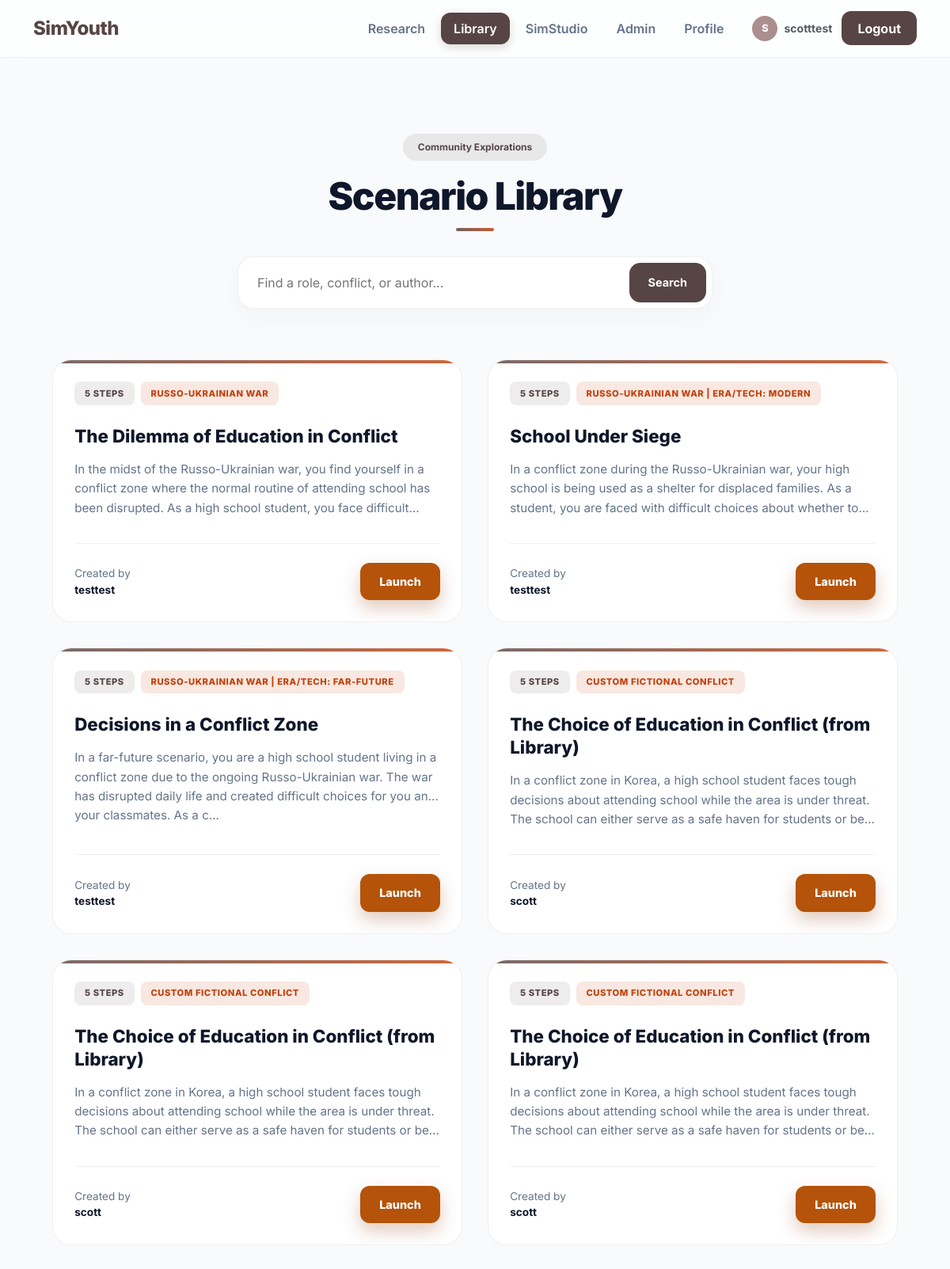
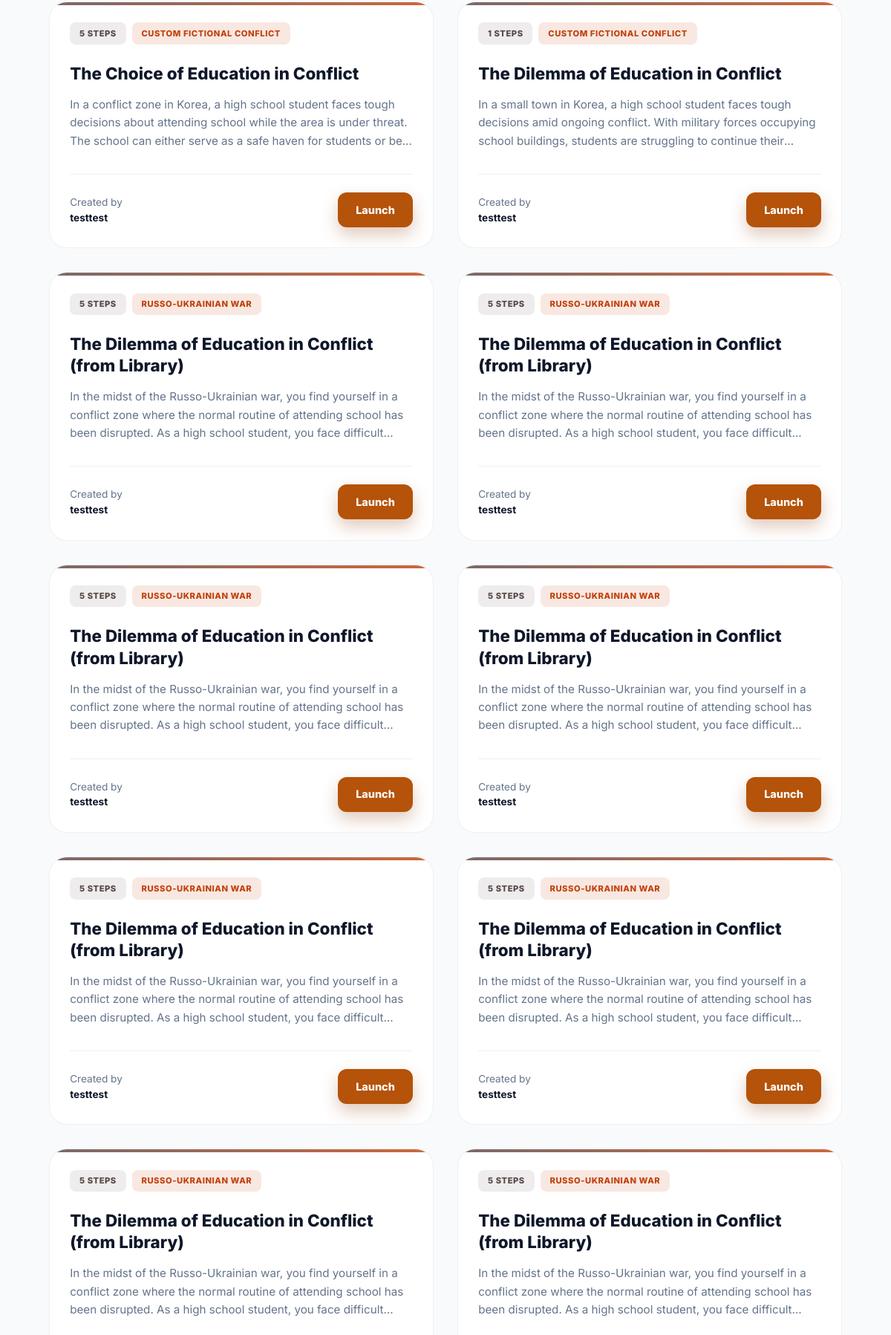
/library (signed in, upper part), run on the app's committed database (2 pictures, top to bottom).
### tables this page shows
CREATE TABLE RunSequences(
        run_id INTEGER PRIMARY KEY,
        sequence_json TEXT NOT NULL,
        created_at TEXT DEFAULT CURRENT_TIMESTAMP,
        FOREIGN KEY(run_id) REFERENCES Runs(id)
    );

CREATE TABLE Runs(
        id INTEGER PRIMARY KEY AUTOINCREMENT,
        username TEXT NOT NULL,
        run_type TEXT NOT NULL,   -- 'static' or 'gpt'
        sid TEXT,                 -- 'A'/'B'/'C'/'D' for static; 'G' for GPT
        title TEXT,
        total_steps INTEGER,
        started_at TEXT,
        finished_at TEXT,
        prefs_json TEXT, gpt_resolution_json TEXT, gpt_resolution_updated_at TEXT, scenario_key TEXT, research_group TEXT, group_label TEXT,
        FOREIGN KEY(username) REFERENCES Users(username)
    );

### app.py (the view)
@app.route("/library", methods=["GET"])
@login_required
def library():
    q = (request.args.get("q") or "").strip()
    scenarios = _get_public_gpt_scenarios(limit=80, q=q, exclude_username=None)
    return render_template("library.html", scenarios=scenarios, q=q)

### app.py (called while the page is built)
@app.context_processor
def inject_safe_url():
    def safe_url(endpoint, **values):
        try:
            return url_for(endpoint, **values)
        except Exception:
            return None
    return dict(safe_url=safe_url)

def get_db():
    conn = sqlite3.connect(DB_PATH)
    conn.row_factory = sqlite3.Row
    return conn

def login_required(view_func):
    @wraps(view_func)
    def wrapper(*args, **kwargs):
        if not session.get("username"):
            flash("Please log in to access this page.", "warning")
            return redirect(url_for("login"))
        return view_func(*args, **kwargs)
    return wrapper

def _safe_json_loads(s: Optional[str], default):
    try:
        return json.loads(s) if s else default
    except Exception:
        return default

def _iso_to_epoch(iso_text: Optional[str]) -> Optional[int]:
    if not iso_text:
        return None
    try:
        dt = datetime.fromisoformat(str(iso_text))
        if dt.tzinfo is None:
            dt = dt.replace(tzinfo=timezone.utc)
        return int(dt.timestamp())
    except Exception:
        return None

### templates/library.html (shortened to what this page needs)
{% extends "base.html" %}
{% block content %}
<div class="library-container">
  <header class="lib-header">
    <div class="badge-main" style="background: rgba(87, 69, 69, 0.1); color: var(--brand); font-weight: 700; padding: 0.5rem 1.2rem; border-radius: 999px; margin-bottom: 1rem; display: inline-block; font-size: 0.75rem;">Community Explorations</div>
    <h1>Scenario Library</h1>
    <form class="search-wrapper" method="GET" action="{{ url_for('library') }}">
      <input type="text" name="q" value="{{ q }}" class="search-input" placeholder="Find a role, conflict, or author...">
      <button type="submit" class="search-btn">Search</button>
    </form>
  </header>
  <div class="scenario-grid">
    {% if scenarios and scenarios|length > 0 %}
      {% for s in scenarios %}
      <article class="scenario-card">
        <div class="card-top">
          <div class="tag-group">
            <span class="tag tag-highlight">{{ s.steps_count }} Steps</span>
            {% if s.prefs and s.prefs.war %}
              <span class="tag tag-accent">{{ s.prefs.war }}</span>
            {% endif %}
          </div>
        </div>
        <h2 class="scenario-title">{{ s.title }}</h2>
        <p class="scenario-intro">{{ s.intro }}</p>
        <div class="card-footer">
          <div class="author-info">
            Created by <span class="author-name">{{ s.author }}</span>
          </div>
          <form method="POST" action="{{ url_for('library_try', source_run_id=s.run_id) }}">
            <button class="btn-try" type="submit">Launch</button>
          </form>
        </div>
      </article>
      {% endfor %}
    {% endif %}
  </div>
</div>
{% endblock %}

### templates/base.html (style rules this page uses)
:root { --ink:#1e293b; --muted:#64748b; --line:rgba(0,0,0,.08); --bg:#f8fafc; --brand:#574545; --brand-light:#ab8e8e; --glass:rgba(255,255,255,.8); --radius:12px; }
body { font-family:'Inter',sans-serif; background:var(--bg); color:var(--ink); min-height:100vh; -webkit-font-smoothing:antialiased; }

### templates/library.html (style rules this page uses)
:root { --brand: #574545; --brand-light: #ab8e8e; --accent: #c2410c; --launch: #b45309; --launch-dark: #92400e; --launch-ring: rgba(180,83,9,0.28); --ink: #0f172a; --muted: #64748b; --bg: #f8fafc; --line: rgba(0, 0, 0, 0.06); --glass: rgba(255, 255, 255, 0.7); --transition: all 0.3s cubic-bezier(0.4, 0, 0.2, 1); }
body { background-color: var(--bg); color: var(--ink); font-family: 'Inter', system-ui, sans-serif; }
.library-container { max-width: 1200px; margin: 0 auto; padding: 4rem 1.5rem; }
.lib-header { text-align: center; margin-bottom: 4rem; }
.lib-header h1 { font-weight: 850; font-size: clamp(2rem, 5vw, 3rem); letter-spacing: -0.03em; margin-bottom: 0.75rem; position: relative; }
.lib-header h1::after { content: ""; display: block; width: 48px; height: 4px; margin: 0.75rem auto 0; border-radius: 999px; background: linear-gradient(90deg, var(--brand), var(--accent)); opacity: 0.85; }
.search-wrapper { max-width: 600px; margin: 2rem auto 0; position: relative; }
.search-input { width: 100%; padding: 1.25rem 1.5rem; padding-right: 100px; border-radius: 20px; border: 1px solid var(--line); background: white; box-shadow: 0 10px 30px rgba(0,0,0,0.03); transition: var(--transition); font-size: 1rem; }
.search-btn { position: absolute; right: 8px; top: 8px; bottom: 8px; padding: 0 1.5rem; background: var(--brand); color: white; border: none; border-radius: 14px; font-weight: 700; font-size: 0.9rem; cursor: pointer; transition: var(--transition); }
.scenario-grid { display: grid; grid-template-columns: repeat(auto-fill, minmax(340px, 1fr)); gap: 2rem; }
.scenario-card { background: white; border: 1px solid var(--line); border-radius: 24px; padding: 1.7rem; display: flex; flex-direction: column; transition: var(--transition); position: relative; overflow: hidden; }
.scenario-card::before { content: ""; position: absolute; top: 0; left: 0; right: 0; height: 4px; background: linear-gradient(90deg, var(--brand), var(--accent)); opacity: 0.8; }
.card-top { display: flex; justify-content: space-between; align-items: flex-start; margin-bottom: 1.5rem; }
.tag-group { display: flex; gap: 0.5rem; flex-wrap: wrap; }
.tag { font-size: 0.7rem; font-weight: 800; text-transform: uppercase; letter-spacing: 0.05em; padding: 0.4rem 0.8rem; background: var(--bg); border-radius: 8px; color: var(--muted); }
.tag-highlight { background: rgba(87, 69, 69, 0.1); color: var(--brand); }
.tag-accent { background: rgba(194,65,12,0.12); color: var(--accent); }
.scenario-title { font-size: 1.4rem; font-weight: 800; line-height: 1.3; margin-bottom: 1rem; color: var(--ink); display: -webkit-box; -webkit-line-clamp: 2; -webkit-box-orient: vertical; overflow: hidden; }
.scenario-intro { font-size: 0.95rem; color: var(--muted); line-height: 1.6; margin-bottom: 2rem; flex-grow: 1; display: -webkit-box; -webkit-line-clamp: 3; -webkit-box-orient: vertical; overflow: hidden; }
.card-footer { display: flex; align-items: center; justify-content: space-between; padding-top: 1.5rem; border-top: 1px solid var(--line); }
.author-info { font-size: 0.85rem; color: var(--muted); }
.author-name { display: block; color: var(--ink); font-weight: 700; }
.btn-try { background: var(--launch); color: white; border: none; padding: 0.8rem 1.5rem; border-radius: 12px; font-weight: 800; font-size: 0.9rem; text-decoration: none; transition: var(--transition); box-shadow: 0 10px 22px rgba(146,64,14,0.28); }

### data on the page
RunSequences: steps_count "5", prefs.war "RUSSO-UKRAINIAN WAR", title "The Dilemma of Education in Conflict", intro "In the midst of the Russo-Ukrainian war, you find yourself in a conflict zone where the normal routine of attending school has been disrupted. As a high school student, you face…", author "testtest"
RunSequences: steps_count "5", prefs.war "RUSSO-UKRAINIAN WAR | ERA/TECH: MODERN", title "School Under Siege", intro "In a conflict zone during the Russo-Ukrainian war, your high school is being used as a shelter for displaced families. As a student, you are faced with difficult choices about whether…", author "testtest"
RunSequences: steps_count "5", prefs.war "RUSSO-UKRAINIAN WAR | ERA/TECH: FAR-FUTURE", title "Decisions in a Conflict Zone", intro "In a far-future scenario, you are a high school student living in a conflict zone due to the ongoing Russo-Ukrainian war. The war has disrupted daily life and created difficult choices for you and your classmates. As a c...", author "testtest"
RunSequences: steps_count "5", prefs.war "CUSTOM FICTIONAL CONFLICT", title "The Choice of Education in Conflict (from Library)", intro "In a conflict zone in Korea, a high school student faces tough decisions about attending school while the area is under threat. The school can either serve as a safe haven for students or…", author "scott"
RunSequences: steps_count "5", prefs.war "CUSTOM FICTIONAL CONFLICT", title "The Choice of Education in Conflict (from Library)", intro "In a conflict zone in Korea, a high school student faces tough decisions about attending school while the area is under threat. The school can either serve as a safe haven for students or…", author "scott"
RunSequences: steps_count "5", prefs.war "CUSTOM FICTIONAL CONFLICT", title "The Choice of Education in Conflict (from Library)", intro "In a conflict zone in Korea, a high school student faces tough decisions about attending school while the area is under threat. The school can either serve as a safe haven for students or…", author "scott"
RunSequences: steps_count "5", prefs.war "CUSTOM FICTIONAL CONFLICT", title "The Choice of Education in Conflict", intro "In a conflict zone in Korea, a high school student faces tough decisions about attending school while the area is under threat. The school can either serve as a safe haven for students or…", author "testtest"
RunSequences: steps_count "1", prefs.war "CUSTOM FICTIONAL CONFLICT", title "The Dilemma of Education in Conflict", intro "In a small town in Korea, a high school student faces tough decisions amid ongoing conflict. With military forces occupying school buildings, students are struggling to continue…", author "testtest"
RunSequences: steps_count "5", prefs.war "RUSSO-UKRAINIAN WAR", title "The Dilemma of Education in Conflict (from Library)", intro "In the midst of the Russo-Ukrainian war, you find yourself in a conflict zone where the normal routine of attending school has been disrupted. As a high school student, you face…", author "testtest"
RunSequences: steps_count "5", prefs.war "RUSSO-UKRAINIAN WAR", title "The Dilemma of Education in Conflict (from Library)", intro "In the midst of the Russo-Ukrainian war, you find yourself in a conflict zone where the normal routine of attending school has been disrupted. As a high school student, you face…", author "testtest"
RunSequences: steps_count "5", prefs.war "RUSSO-UKRAINIAN WAR", title "The Dilemma of Education in Conflict (from Library)", intro "In the midst of the Russo-Ukrainian war, you find yourself in a conflict zone where the normal routine of attending school has been disrupted. As a high school student, you face…", author "testtest"
RunSequences: steps_count "5", prefs.war "RUSSO-UKRAINIAN WAR", title "The Dilemma of Education in Conflict (from Library)", intro "In the midst of the Russo-Ukrainian war, you find yourself in a conflict zone where the normal routine of attending school has been disrupted. As a high school student, you face…", author "testtest"
RunSequences: steps_count "5", prefs.war "RUSSO-UKRAINIAN WAR", title "The Dilemma of Education in Conflict (from Library)", intro "In the midst of the Russo-Ukrainian war, you find yourself in a conflict zone where the normal routine of attending school has been disrupted. As a high school student, you face…", author "testtest"
RunSequences: steps_count "5", prefs.war "RUSSO-UKRAINIAN WAR", title "The Dilemma of Education in Conflict (from Library)", intro "In the midst of the Russo-Ukrainian war, you find yourself in a conflict zone where the normal routine of attending school has been disrupted. As a high school student, you face…", author "testtest"
RunSequences: steps_count "5", prefs.war "RUSSO-UKRAINIAN WAR", title "The Dilemma of Education in Conflict (from Library)", intro "In the midst of the Russo-Ukrainian war, you find yourself in a conflict zone where the normal routine of attending school has been disrupted. As a high school student, you face…"
RunSequences: steps_count "5", prefs.war "RUSSO-UKRAINIAN WAR", title "The Dilemma of Education in Conflict (from Library)", intro "In the midst of the Russo-Ukrainian war, you find yourself in a conflict zone where the normal routine of attending school has been disrupted. As a high school student, you face…"

### other printed values
{{ session['username'][0].upper() }} "S"
{{ session['username'] }} "scotttest"
